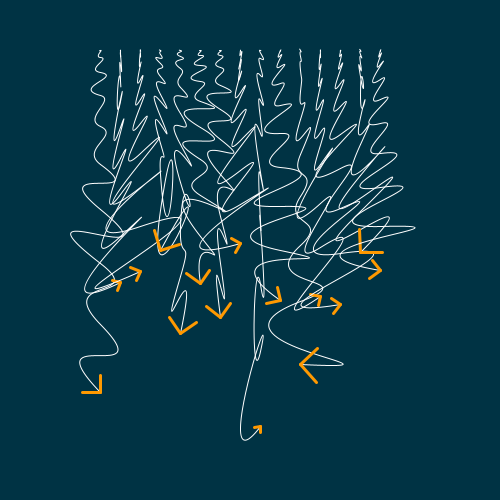
Frame 1 (no input)
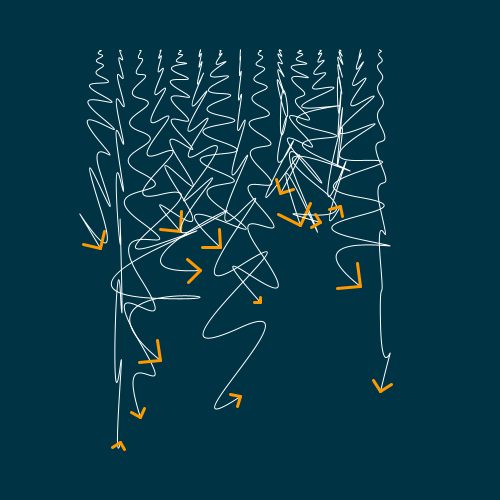
Frame 60 (the mouse pressed at the canvas centre just before this capture)
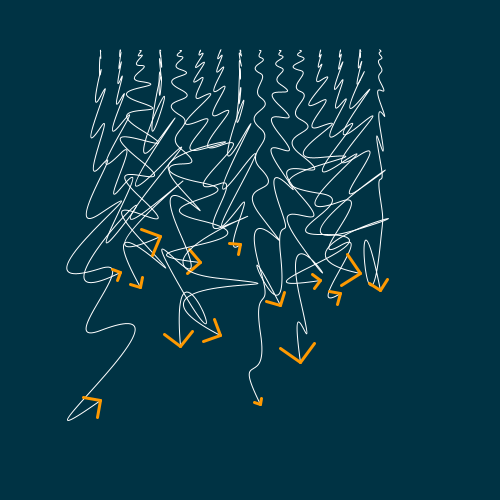
Frame 120 (the mouse held since frame 60 and released just before this capture)

The Processing sketch that drew these frames (run headless with seeded random() and noise(); from frame 60 on, the mouse is pressed at the canvas centre):

// Processing sketch: day_19
// ── day_19.pde
// (c) 2021 Joseph HENRY
// This code is licensed under MIT license (see LICENSE for details)

import java.util.List;

class Arrow {
  PVector origin;
  int nSegments, seed;
  float segmentSize;
  
  Arrow(float originX, float originY, int nSegments, float size) {
    this.origin = new PVector(originX, originY);
    
    this.nSegments = nSegments;
    this.segmentSize = size / nSegments;
    
    this.seed = int(random(10000));
  }
  
  float getAngleAtPoint(float ratio, float offset) {
    return ((ratio - 0.5) * 2) * noise(ratio * 5 + this.seed + offset) * HALF_PI;
  }
  
  void display(float offset) {
    float currentY = this.origin.y;
    
    noFill();
    
    for (int i = 0; i < this.nSegments; i++) {
      float yRatio = map(i, 0, this.nSegments, 0, 1);
      float yRatioNext = map(i + 1, 0, this.nSegments, 0, 1);
      
      float nextY = currentY + this.segmentSize * yRatio * ((sin(offset + this.seed) + 3.5) / 2);
      
      float angleOffset = ((noise(this.seed + offset / 5) - 0.5) * 2) * PI;
      float angle = this.getAngleAtPoint(yRatio, offset) + angleOffset;
      float angleNext = this.getAngleAtPoint(yRatioNext, offset) + angleOffset;
      
      float length = 10 + (yRatio + 0.2) * 200 * noise(yRatio * 10 + this.seed + offset / 2);
      float handleLength = length * yRatio;
      float handleLengthNext = length * yRatioNext;
      
      float ctrlX1 = this.origin.x + cos(angle) * handleLength;
      float ctrlY1 = currentY + sin(angle) * handleLength;
      
      float ctrlX2 = this.origin.x + cos(PI + angleNext) * handleLengthNext;
      float ctrlY2 = nextY + sin(PI + angleNext) * handleLengthNext;
      
      stroke(255);
      strokeWeight(1);
      bezier(this.origin.x, currentY, ctrlX1, ctrlY1, ctrlX2, ctrlY2, this.origin.x, nextY);
      
      // Display the arrow
      if (i == this.nSegments - 1) {
        stroke(#ff9900);
        strokeWeight(3);
        
        float arrowSize = noise(this.seed) * 30;
        
        line(this.origin.x, nextY, this.origin.x + cos(PI + QUARTER_PI + angleNext) * arrowSize, nextY + sin(PI + QUARTER_PI + angleNext) * arrowSize);
        line(this.origin.x, nextY, this.origin.x + cos(PI - QUARTER_PI + angleNext) * arrowSize, nextY + sin(PI - QUARTER_PI + angleNext) * arrowSize);
      }
      
      currentY = nextY;
    }
  }
}

int nArrows = 15;
int gap = 20;
List<Arrow> arrows = new ArrayList<Arrow>();
float offset = 0;

void setup() {
  size(500, 500);
  
  float startX = (width - gap * nArrows) / 2;
  for (int i = 0; i < nArrows; i++) {
    arrows.add(new Arrow(startX + i * gap, 50, 10, random(250, 400)));
  }
}

void draw() {
  background(#003344);
  
  for (Arrow arrow : arrows) {
    arrow.display(offset);
  }
  
  offset += 0.05;
}
